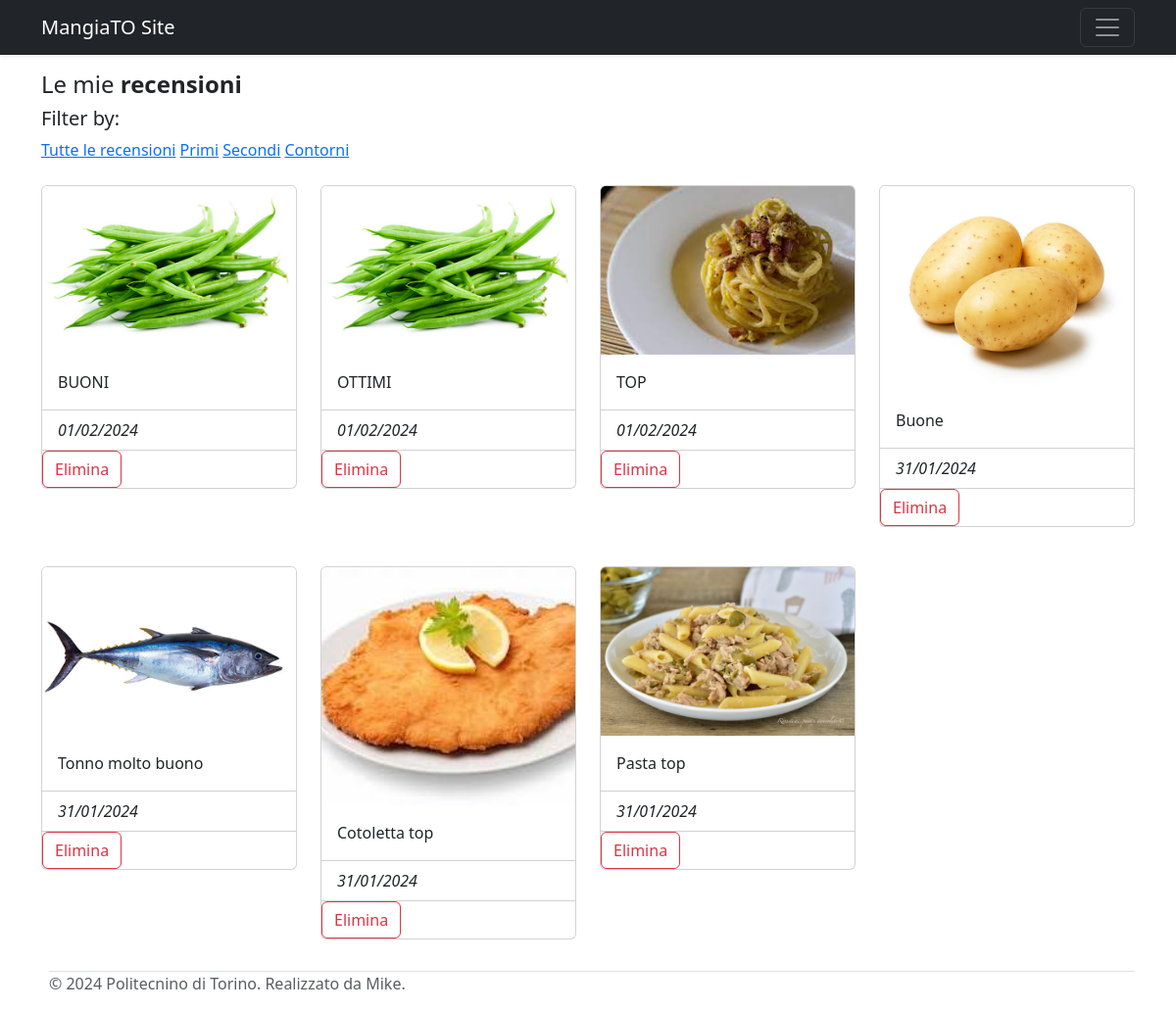
Before: /recensioni (signed in) with the older database file.
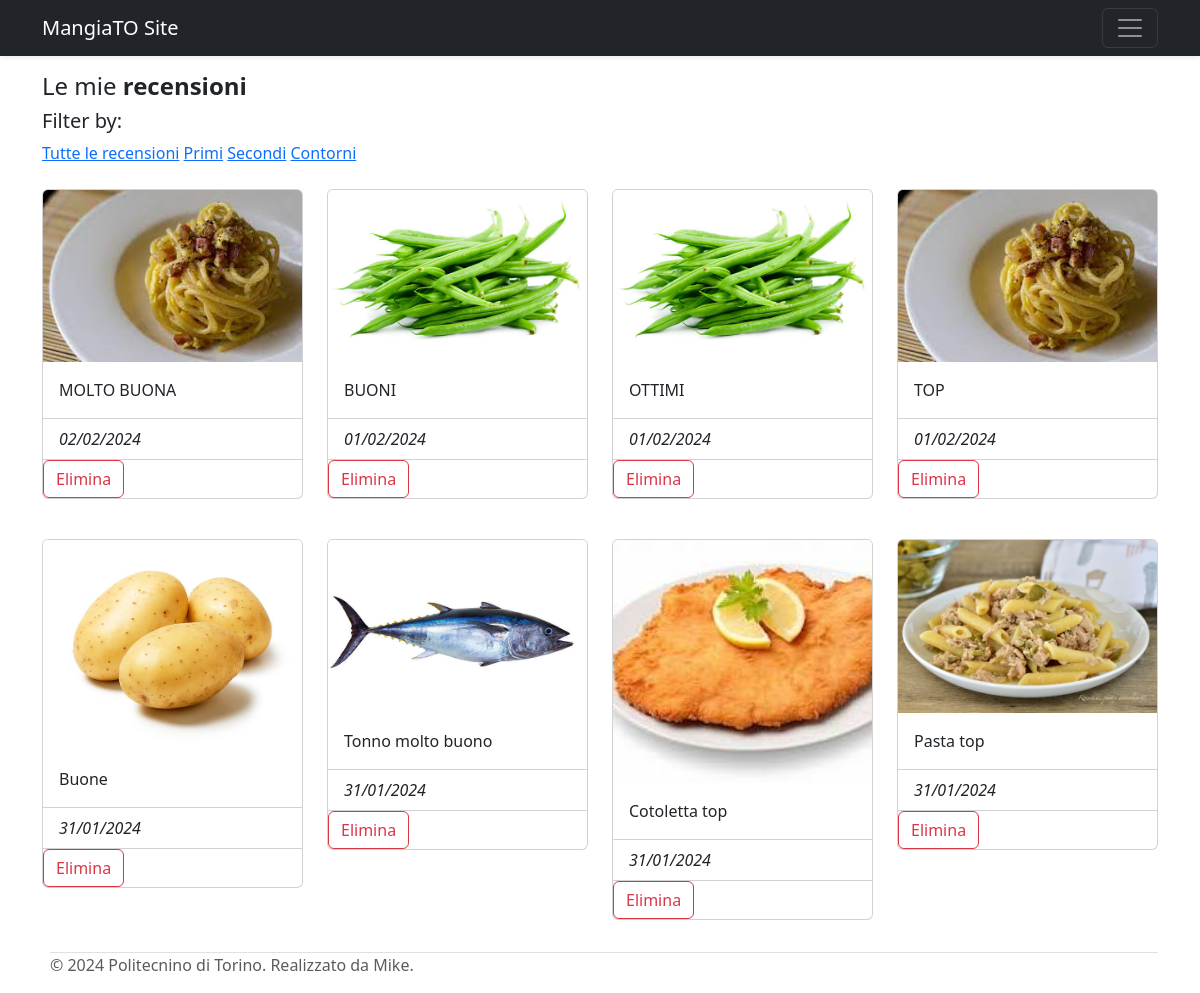
After: the same page with the newer database file.
### tables this page shows
CREATE TABLE "recensioni" (
	"id"	INTEGER NOT NULL,
	"recensione"	TEXT NOT NULL,
	"data"	TEXT NOT NULL,
	"file"	TEXT UNIQUE,
	"id_piatto"	INTEGER NOT NULL,
	"id_utente"	INTEGER NOT NULL,
	FOREIGN KEY("id_piatto") REFERENCES "piatti"("id"),
	FOREIGN KEY("id_utente") REFERENCES "utenti"("id") ON DELETE CASCADE,
	PRIMARY KEY("id" AUTOINCREMENT)
);

### app.py (the view)
@app.route('/recensioni') # andrebbe chiamato /le_mie_recensioni per coerenza, ma l'ho modificata dopo la root, quindi non voglio cambiare tutti i riferimenti nei template
def le_mie_recensioni():
  recensioni_db = mangiato_dao.get_recensioni(current_user.id)
  return render_template('recensioni.html', recensioni=recensioni_db)

### app.py (called while the page is built)
@login_manager.user_loader
def load_user(user_id):
  db_user = utenti_dao.get_user_by_id(user_id)
  try:
    user = User(db_user['id'], db_user['nome'], db_user['cognome'], db_user['username'], db_user['matricola'], db_user['email'], db_user['password'])
  except:
    return redirect(url_for('index'))
  return user

### mangiato_dao.py (called while the page is built)
def get_recensioni(current_user_id):
    query = 'SELECT * FROM recensioni WHERE id_utente = ? ORDER BY id DESC'
    connection = sqlite3.connect('db/mangiato.db')
    connection.row_factory = sqlite3.Row
    cursor = connection.cursor()
    cursor.execute(query, (current_user_id,))
    recensioni = cursor.fetchall()
    cursor.close()
    connection.close()
    return recensioni

### utenti_dao.py (called while the page is built)
def get_user_by_id(user_id):
    query = 'SELECT * FROM utenti WHERE id = ?'
    connection = sqlite3.connect('db/mangiato.db')
    connection.row_factory = sqlite3.Row
    cursor = connection.cursor()
    cursor.execute(query, (user_id,))
    user = cursor.fetchone()
    cursor.close()
    connection.close()
    return user

### templates/recensioni.html (shortened to what this page needs)
{% extends 'base.html' %}
{% block content %}
<div class="container">
    <h4>Le mie <strong>recensioni</strong></h4>
    {% if not recensioni %}
    <h6><em>Non hai ancora scritto una recensione!</em></h6>
    {% else %}
    <div class="row">
        <section>
            <h5>Filter by:</h5>
            <a href="#" data-categoriapiatto="Tutte">Tutte le recensioni</a>
            <a href="#" data-categoriapiatto="Primi">Primi</a>
            <a href="#" data-categoriapiatto="Secondi">Secondi</a>
            <a href="#" data-categoriapiatto="Contorni">Contorni</a>
        </section>
        {% for recensione in recensioni %}
        {% if recensione.id_utente == current_user.id %}
        <div class="col-md-3 pt-4 card-recensione">
            <div class="card mb-3">
                {% if recensione['file'] %}
                <a href="{{ url_for('piatto_singolo', id_piatto=recensione.id_piatto) }}">
                    <img src="{{ url_for('static', filename=recensione.file) }}" class="card-img-top" alt="recensione">
                </a>
                {% endif %}
                <div class="card-body">
                    <p class="card-text">{{ recensione.recensione }}</p>
                </div>
                <ul class="list-group list-group-flush">
                    <li class="list-group-item"><em>{{ recensione.data }}</em></li>
                </ul>
                <form method="post" action="{{ url_for('elimina_recensione', recensione_id=recensione.id) }}">
                    <button type="submit" class="btn btn-outline-danger">Elimina</button>
                </form>
        {% endif %}
            </div>
        </div>
        {% endfor %}
    </div>
    {% endif %}
</div>
{% endblock %}

Changed rows visible on the page:
added recensioni: file (picture), recensione "MOLTO BUONA", data "02/02/2024"
